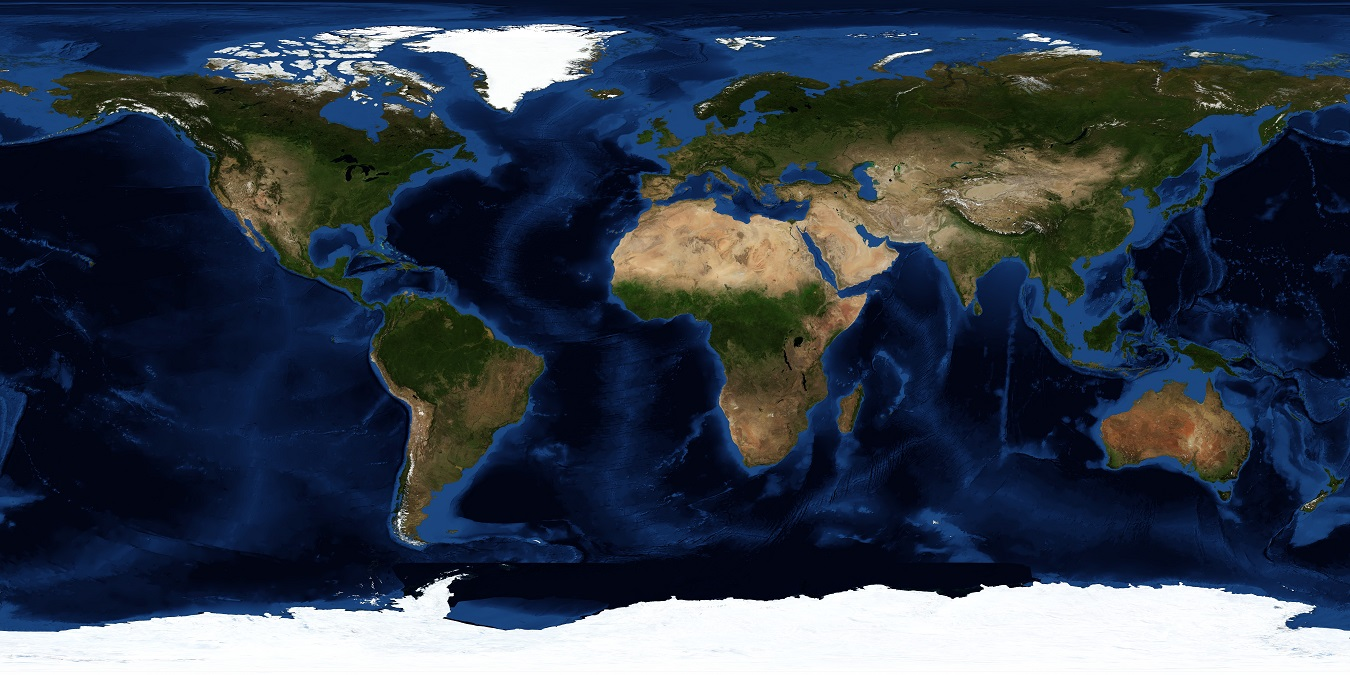
%> input picture world3.jpg, 1350 x 675 px
$ octave reprac.m   (GNU Octave 9; MATLAB toolbox functions it lacks are replaced by stand-ins)
%> lines starting %> are read from the running program, lines starting %| are printed output that depends on the picture
### Reentrypr.m
function Dy = Reentrypr(t,y)
global mu RE CD CL S m B E
%global k0 omega0

r = y(1);
la = y(2);
L = y(3);
psi = y(4);
ga = y(5);
V = y(6);


h = r-RE;
rho0 = 1.22e+09;            % air density kg/Km^3
beta = 0.1414;              % Scale Factor 1/km
rho = rho0*exp(-beta*h);
B = 0.5*CD*S/m;             % Ballistic Factor
E = CL/CD;                  % Efficency

%mi_star=k0*sin(omega0*t);
mi_star=0;
%mi_star=-pi/2;
%mi_star=pi/2;

a1 = V*sin(ga);
a2 = (V*cos(ga)*cos(psi))/(r*cos(L));
a3 = -(V*cos(ga)*sin(psi))/r;

a4 = -((V*cos(ga)*cos(psi)*tan(L))/r)+rho*B*E*V*sin(mi_star);
a5 = -mu/(V*r^2)*cos(ga)+V/r*cos(ga)+rho*B*E*V*cos(mi_star);
a6 = -mu/r^2*sin(ga)- rho*B*V^2;


Dy =[a1 a2 a3 a4 a5 a6]';

end

### events3.m
function [value, isterminal, direction] = events3 (t,y)

value = y(1)-6388;
isterminal =1;
direction =0;

### reprac.m
clear all
close all
clc

global mu RE CD CL S m B E k0 omega0

mu = 398601;            % km^3/s^2
RE = 6378;              % Km
CD = 1.34;              % Soyuz Data: CD = 1.341
CL = 0.35;              % Soyuz Data: CL = 0.349
S = 3.8;                % m^2  (Soyuz Data)
S = S*1e-06;
m = 2400;               % Kg (Soyuz Data)
mi_star = 0;
k0=0.;
Tp=20;
omega0=2*pi/Tp;

%  initial conditions

V0 = 7.9;               % Km/s
gamma0 = -5.5;         % deg
lambda0 = 45;           % deg
L0 = 45;                % deg
psi0 = 28;              % deg
h0 = 300;               % Km
rho0 = 1.22e+09;        % air density kg/Km^3
beta = 0.1414;          % Scale Factor 1/km

r0 = h0+RE;
B = 0.5*CD*S/m;         % Ballistic Factor
E = CL/CD;              % Efficency

Y0=[r0 lambda0*pi/180 L0*pi/180 psi0*pi/180 gamma0*pi/180 V0 ]  % initial values for the reentry vehicles
tspan = [0 10000];
Tol =1e-12;
Tol0 = 1e-12;
options=odeset('RelTol',Tol0,'AbsTol',Tol,'events',@events3);
[t,y] = ode45(@Reentrypr, tspan, Y0, options);

xz = length(t);

R=y(:,1);
h = R - RE;
rho = rho0*exp(-beta*h);
La=y(:,2);
L=y(:,3);
psi=y(:,4);
gama=y(:,5);
Vz=y(:,6);


X = R.*cos(L).*cos(La);
Y = R.*cos(L).*sin(La);
Z = R.*sin(L);

Lf = L(xz);                     % Final Latitude 36.87 in degrees
laf = La(xz);                   % Final longitude (lambda)  89.145 in degrees

[xe ye ze] = sphere;
XE = RE*xe;
YE = RE*ye;
ZE = RE*ze;

i = acos(cos(psi).*cos(L));  % inclination cos(i)=cos(psi)cos(L)
theta = asin(sin(L)./sin(i)); % theta sin(i)=sin(theta)*sin(i)
Ohm = asin((sin(psi).*sin(La)-cos(psi).*sin(L).*cos(La))./sin(i)); % omega
Energy = (Vz.^2/2)-(mu./R);
a = -mu/2*Energy;                               % semiaxis
e = sqrt(1-(R.*Vz.*cos(gama)).^2./(mu.*a));        % eccentricity


%----------------------------- Figures --------------------------------%

figure(1)
subplot(2,1,1)
plot(t,Vz)
title('Reentry 3D')
ylabel('Velocity (Km/s)')
xlabel('time (s)')

subplot(2,1,2)
plot(h,Vz)
title('Reentry 3D')
xlabel('Altitude (km)')
ylabel('Velocity (Km/s)')
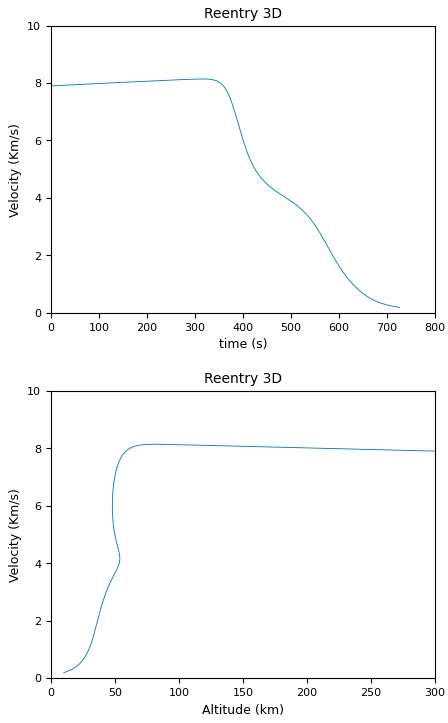
%> figure redrawn from the program's plot data, 2 panels; panel 1: curve peaks at x = 315.9, y = 8.14

figure(2)
plot(t,h)
title('Reentry 3D')
ylabel('Altitude (Km)')
xlabel('time (s)')
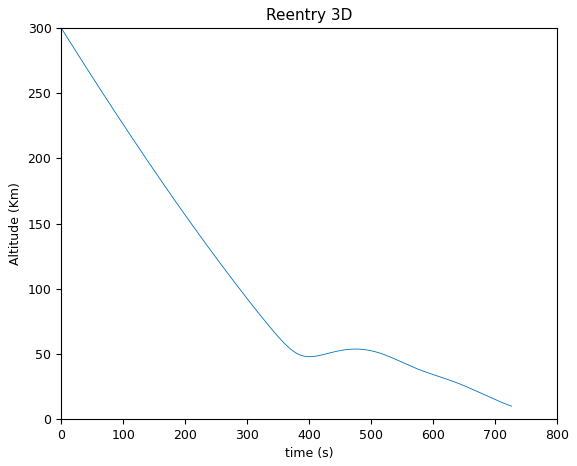
%> figure redrawn from the program's plot data; curve peaks at x = 0, y = 300

figure(3)
plot(t,gama*180/pi)
title('Reentry 3D')
ylabel('Flight Path Angle (deg)')
xlabel('time (s)')
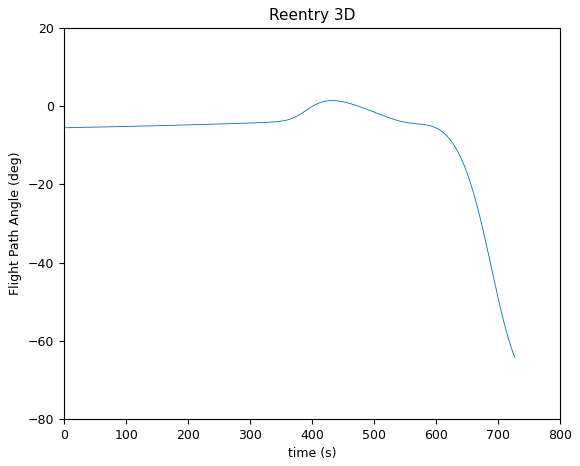
%> figure redrawn from the program's plot data; curve peaks at x = 432.1, y = 1.45

figure(4)
surf(XE,YE,ZE)
hold on
earth_g=imread('world3.jpg');
%> earth_g is the input picture: size 675x1350x3 uint8; mean R, G, B 51.7, 62.1, 76.4
imshow(earth_g)
hold on
warp(-XE,YE,-ZE,earth_g)
%> (this line was passed over: warp is not available in this run)
plot3(X,Y,Z)
% hold on
% surf(XE,YE,ZE)
title('Trajectory')
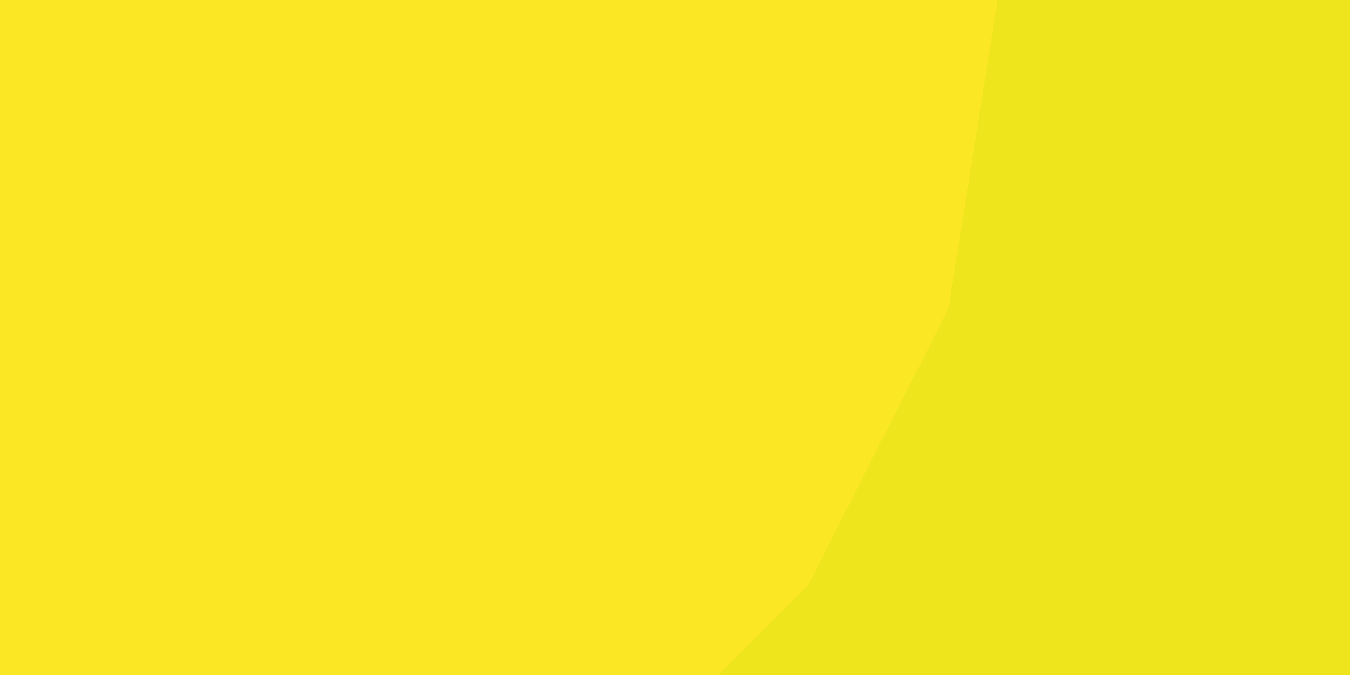
%> figure redrawn from the program's plot data; its title reads 'Trajectory'

disp('Final Latitude and Longitude (deg)')
Latitude = Lf*180/pi
Longitude = laf*180/pi
